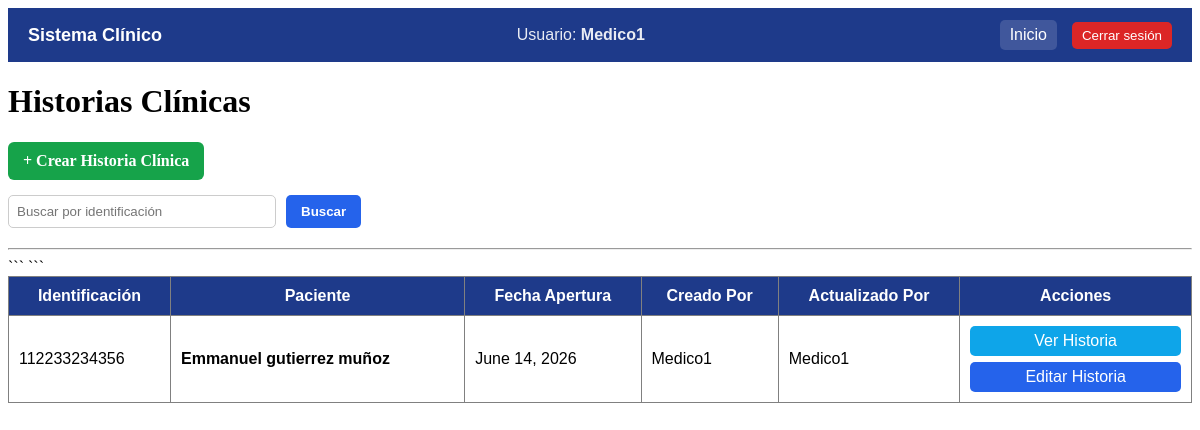
Page /historias/ (signed in) on the earlier database version.
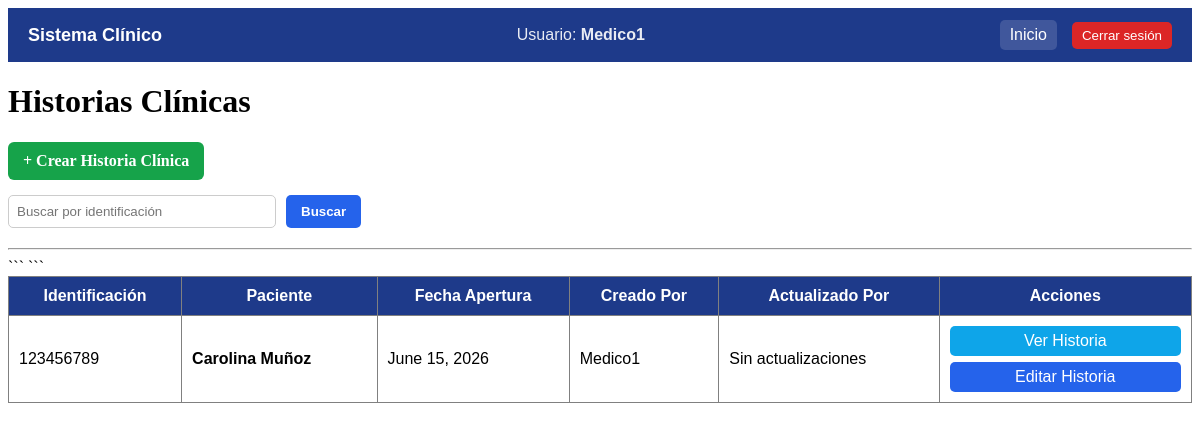
Same page on the later database version.
### pacientes/models.py (models this page shows, shortened)
class HistoriaClinica(models.Model):
    paciente = models.OneToOneField(Paciente,on_delete=models.CASCADE)
    fecha_apertura = models.DateField()
    motivo_consulta = models.TextField()
    enfermedad_actual = models.TextField()
    antecedentes = models.TextField()
    diagnostico_inicial = models.TextField()
    creado_por = models.ForeignKey(
        User,
        on_delete=models.SET_NULL,
        null=True,
        blank=True,
        related_name="historias_creadas"
    )
    actualizado_por = models.ForeignKey(
        User,
        on_delete=models.SET_NULL,
        null=True,
        blank=True,
        related_name="historias_actualizadas"
    )

class Paciente(models.Model):
    nombre = models.CharField(max_length=100)
    creado_por = models.ForeignKey(
        User,
        on_delete=models.SET_NULL,
        null=True,
        blank=True,
        related_name="pacientes_creados"
    )
    actualizado_por = models.ForeignKey(
        User,
        on_delete=models.SET_NULL,
        null=True,
        blank=True,
        related_name="pacientes_actualizados"
    )
    tipo_documento = models.CharField(max_length=5)
    identificacion = models.CharField(max_length=30,unique=True)
    nombre = models.CharField(max_length=100)
    apellido = models.CharField(max_length=100)
    fecha_nacimiento = models.DateField()
    sexo = models.CharField(max_length=20)

### pacientes/views.py (the view)
# urls.py: path('historias/', views.lista_historias, name='lista_historias'),
@login_required
def lista_historias(request):
    historias = HistoriaClinica.objects.all()
    identificacion = request.GET.get('identificacion')
    if identificacion:
     historias = historias.filter(paciente__identificacion__icontains=identificacion)
    return render(
        request,
        'pacientes/lista_historias.html',
        {'historias': historias}
    )

### pacientes/templates/pacientes/lista_historias.html (shortened to what this page needs)
<!DOCTYPE html>
<html>
<head>
</head>
<body>
{% include 'pacientes/navbar.html' %}
<h1>Historias Clínicas</h1>
<a href="/historias/crear/" style="
    display:inline-block;
    background:#16a34a;
    color:white;
    padding:10px 15px;
    border-radius:6px;
    text-decoration:none;
    font-weight:bold;
    margin-bottom:15px;
">
    + Crear Historia Clínica
</a>
    <form method="GET" class="buscador">
        <input
            type="text"
            name="identificacion"
            placeholder="Buscar por identificación"
            value="{{request.GET.identificacion}}"
        >
        <button type="submit" class="boton">
            Buscar
        </button>
    </form>
<hr>
<table border="1" cellpadding="10" width="100%" style="
    border-collapse: collapse;
    font-family: Arial;
">
    <tbody>
        <thead style="background:#1e3a8a; color:white;">
    <tr>
        <th>Identificación</th>
        <th>Paciente</th>
        <th>Fecha Apertura</th>
        <th>Creado Por</th>
        <th>Actualizado Por</th>
        <th>Acciones</th>
    </tr>
</thead>
<tbody>
{% for historia in historias %}
<tr style="background:white;">
    <td>{{historia.paciente.identificacion}}</td>
    <td>
        <strong>
            {{ historia.paciente.nombre }}
            {{ historia.paciente.apellido }}
        </strong>
    </td>
    <td>
        {{ historia.fecha_apertura }}
    </td>
    <td>
        {% if historia.creado_por %}
            {{ historia.creado_por.username }}
        {% else %}
            -
        {% endif %}
    </td>
    <td>
        {% if historia.actualizado_por %}
            {{ historia.actualizado_por.username }}
        {% else %}
            Sin actualizaciones
        {% endif %}
    </td>
    <td>
        <div style="display:flex; flex-direction:column; gap:6px; min-width:160px;">
            <a href="/historias/ver/{{ historia.id }}/"
               style="
                background:#0ea5e9;
                color:white;
                padding:6px 10px;
                border-radius:5px;
                text-align:center;
                text-decoration:none;
               ">
                Ver Historia
            </a>
            <a href="/historias/editar/{{ historia.id }}/"
               style="
                background:#2563eb;
                color:white;
                padding:6px 10px;
                border-radius:5px;
                text-align:center;
                text-decoration:none;
               ">
                Editar Historia
            </a>
        </div>
    </td>
     </tr>
     {% empty %}
     <tr>
     <td colspan="5">
        No hay historias clínicas registradas.
    </td>
     tr>
     {% endfor %}
</tbody>
    </tbody>
</table>
</body>
</html>

### pacientes/templates/pacientes/navbar.html (shortened to what this page needs)
<div style="
    background:#1e3a8a;
    color:white;
    padding:12px 20px;
    display:flex;
    justify-content:space-between;
    align-items:center;
    font-family:Arial;
">
    <div style="font-size:18px; font-weight:bold;">
        Sistema Clínico
    </div>
    <div style="opacity:0.9;">
        Usuario: <strong>{{ request.user.username }}</strong>
    </div>
    <div style="display:flex; gap:15px; align-items:center;">
        <a href="/" style="
            color:white;
            text-decoration:none;
            padding:6px 10px;
            border-radius:5px;
            background:rgba(255,255,255,0.15);
        ">
            Inicio
        </a>
        <form action="{% url 'logout' %}" method="post" style="margin:0;">
            <button type="submit" style="
                background:#dc2626;
                color:white;
                border:none;
                padding:6px 10px;
                border-radius:5px;
                cursor:pointer;
            ">
                Cerrar sesión
            </button>
        </form>
    </div>
</div>

### pacientes/templates/pacientes/lista_historias.html (style rules this page uses)
.buscador { display: flex; gap: 10px; margin-bottom: 20px; }
.buscador input { padding: 8px; width: 250px; border: 1px solid #ccc; border-radius: 5px; }
.boton { background: #2563eb; color: white; border: none; padding: 8px 15px; border-radius: 5px; cursor: pointer; font-weight: bold; }

Differences in the rows shown:
removed HistoriaClinica: paciente.identificacion "112233234356", paciente.nombre "Emmanuel", paciente.apellido "gutierrez muñoz", fecha_apertura "June 14, 2026", creado_por.username "Medico1", actualizado_por.username "Medico1"
added HistoriaClinica: paciente.identificacion "123456789", paciente.nombre "Carolina", paciente.apellido "Muñoz", fecha_apertura "June 15, 2026", creado_por.username "Medico1", shows "Sin actualizaciones"
